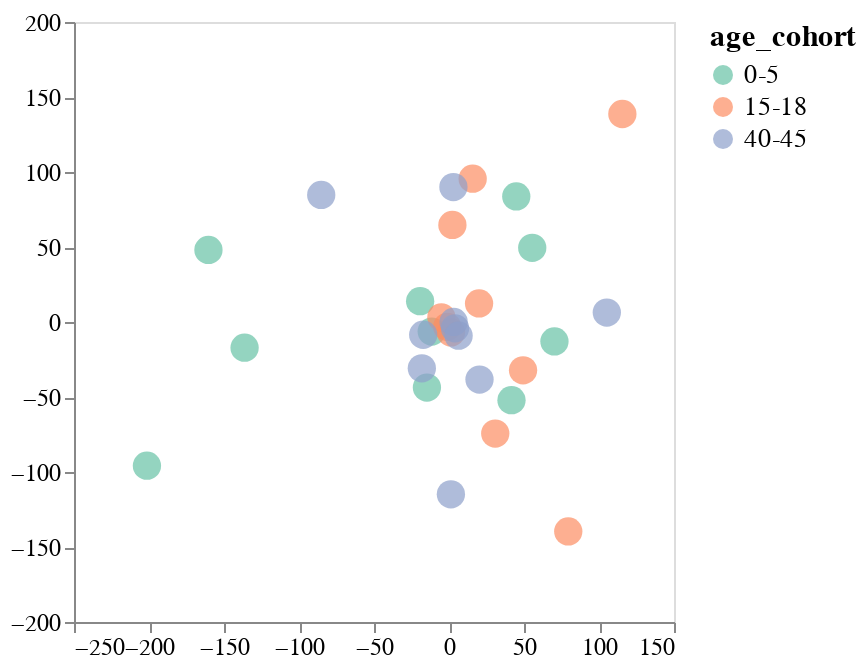

The code cell stored with this chart in its notebook:
### Code cell
mds_and_plot(escape_df, site_or_aa='aa', p=1, 
             dissimilarity_method='one_minus', mds_random_state=7)

### Figure 1 — Vega-Lite specification as saved in the notebook (floating-point values rounded to 4 significant figures)
{"config": {"view": {"continuousWidth": 300, "continuousHeight": 300}, "axis": {"grid": false, "labelFontSize": 12, "title": null}, "legend": {"labelFontSize": 13, "titleFontSize": 15}}, "data": {"name": "data-e98a949bfaa7614126daceb449c20880"}, "mark": {"type": "circle", "opacity": 0.7, "size": 200}, "encoding": {"color": {"field": "age_cohort", "scale": {"scheme": "set2"}, "type": "nominal"}, "detail": {"field": "serum", "type": "nominal"}, "tooltip": [{"field": "serum", "type": "nominal"}, {"field": "age_cohort", "type": "nominal"}], "x": {"field": "x_coord", "scale": {"padding": 5}, "type": "quantitative"}, "y": {"field": "y_coord", "scale": {"padding": 5}, "type": "quantitative"}}, "$schema": "https://vega.github.io/schema/vega-lite/v5.8.0.json", "datasets": {"data-e98a949bfaa7614126daceb449c20880": [{"serum": "2367", "x_coord": -14.72, "y_coord": -43.7, "age_cohort": "0-5"}, {"serum": "3944", "x_coord": 41.66, "y_coord": -52.15, "age_cohort": "0-5"}, {"serum": "2462", "x_coord": -201.4, "y_coord": -95.77, "age_cohort": "0-5"}, {"serum": "2389", "x_coord": -11.52, "y_coord": -6.412, "age_cohort": "0-5"}, {"serum": "2323", "x_coord": 55.49, "y_coord": 49.46, "age_cohort": "0-5"}, {"serum": "2388", "x_coord": -136.3, "y_coord": -17.12, "age_cohort": "0-5"}, {"serum": "2463", "x_coord": -160.4, "y_coord": 48.05, "age_cohort": "0-5"}, {"serum": "3973", "x_coord": -19.24, "y_coord": 13.9, "age_cohort": "0-5"}, {"serum": "4299", "x_coord": 70.3, "y_coord": -12.96, "age_cohort": "0-5"}, {"serum": "4584", "x_coord": 44.85, "y_coord": 83.71, "age_cohort": "0-5"}, {"serum": "2343", "x_coord": 79.51, "y_coord": -139.6, "age_cohort": "15-18"}, {"serum": "2350", "x_coord": 15.79, "y_coord": 95.53, "age_cohort": "15-18"}, {"serum": "2365", "x_coord": 30.84, "y_coord": -74.41, "age_cohort": "15-18"}, {"serum": "2380", "x_coord": 2.263, "y_coord": 64.73, "age_cohort": "15-18"}, {"serum": "2382", "x_coord": 1.333, "y_coord": -6.966, "age_cohort": "15-18"}, {"serum": "3866", "x_coord": 115.6, "y_coord": 138.7, "age_cohort": "15-18"}, {"serum": "3856", "x_coord": -1.19, "y_coord": -3.183, "age_cohort": "15-18"}, {"serum": "3857", "x_coord": -5.097, "y_coord": 3.1, "age_cohort": "15-18"}, {"serum": "3862", "x_coord": 20.04, "y_coord": 12.35, "age_cohort": "15-18"}, {"serum": "3895", "x_coord": 49.37, "y_coord": -32.22, "age_cohort": "15-18"}, {"serum": "33C", "x_coord": -17.2, "y_coord": -8.511, "age_cohort": "40-45"}, {"serum": "34C", "x_coord": 1.268, "y_coord": -114.9, "age_cohort": "40-45"}, {"serum": "197C", "x_coord": 105.2, "y_coord": 6.271, "age_cohort": "40-45"}, {"serum": "199C", "x_coord": -18.11, "y_coord": -30.86, "age_cohort": "40-45"}, {"serum": "215C", "x_coord": 2.935, "y_coord": 89.98, "age_cohort": "40-45"}, {"serum": "210C", "x_coord": 20.34, "y_coord": -38.41, "age_cohort": "40-45"}, {"serum": "74C", "x_coord": 4.024, "y_coord": -4.224, "age_cohort": "40-45"}, {"serum": "68C", "x_coord": 3.104, "y_coord": 0.04767, "age_cohort": "40-45"}, {"serum": "150C", "x_coord": -85.18, "y_coord": 84.68, "age_cohort": "40-45"}, {"serum": "18C", "x_coord": 6.39, "y_coord": -9.093, "age_cohort": "40-45"}]}}
